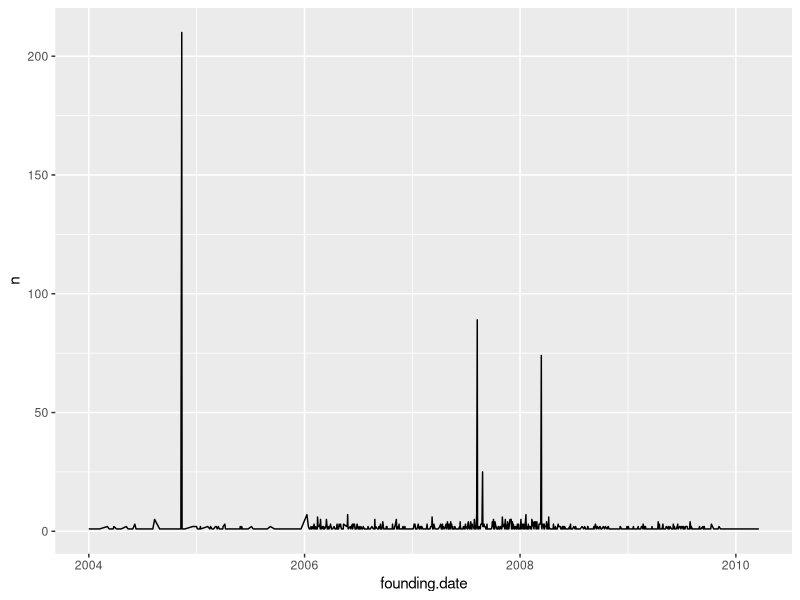
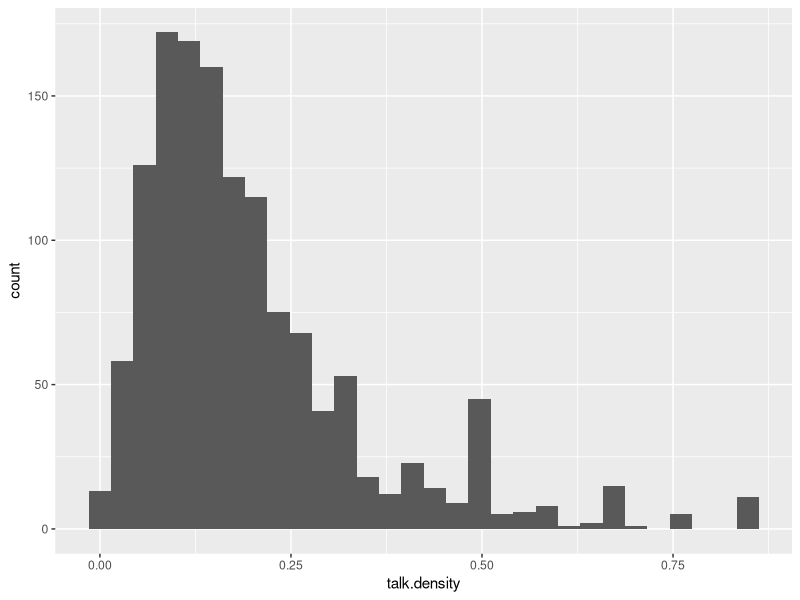

Recreate these plots in R, in order. (Note: this script raises an error after producing the figures.)

###########################
###### Introduction #######
###########################

# For this session, we will be going through a simple exploratory analysis of a real
# dataset. We will import, clean, visualize, and analyze the data.

# First, let's import the tidyverse library and the dataset we'll be working with.

library(tidyverse)

wikia_data = read.csv('wikia_data.csv')

# Make sure it imported correctly
head(wikia_data)

# FYI, this dataset includes selected network measures and contribution measures of Wikia wikis 
# at the point when 500 edits had been made to main pages on the wiki

# We are interested in how the network of who talks to whom relates to the group's performance.
# Networks were created by creating a directed edge between each editor of a talk page 
# and the five previous editors of that page.

# Brief variable descriptions:
# talk.edits - number of edits to talk pages
# words.added - number of total words (tokens) added to the main pages of the wiki in the first 500 edits
# editors - number of unique contributors
# talk.density - ratio of possible connections between editors which actually exist
# talk.diameter - maximum distance between two nodes in the network
# clustering.coef - How likely is it that adjacent nodes are connected?
# talk.kcore.gt.2 - Basically, what proportion of nodes are part of groups of at least 3 people
# days.from.start.to.end - How many days it took to go from 1 to 250 edits
# days.from.half.to.end - How many days it took to go from 250 to 500 edits
# founding.date - Day that the first edit was made

#################
# Data Cleaning #
#################

# Look at the summary stats
summary(wikia_data)

# It looks like there is some missing data (NA)

# It is important to understand why data is missing. Let's look at the rows that have missing data

wikia_data %>%
  filter(is.na(talk.clustering.coef)) %>%
  summary()

# For these wikis there is very little activity on the talk pages but it appears that
# there is nothing wrong with the data. Because we're interested in talk networks
# it seems reasonable to remove these

wikia_data = wikia_data %>%
  filter(!is.na(talk.clustering.coef))


# We can also look at the data types
str(wikia_data)

# Note that founding date is marked as a factor instead of a date. Let's change that.

wikia_data = wikia_data %>%
  mutate(founding.date = as.Date(founding.date, format = '%Y-%m-%d'))

# Check to make sure that looks OK.
summary(wikia_data)


##### Exercise ####
# Create a new column called last_edit_date which is the date of the 500th edit

# Your code here




#### Exercise #####

# Now create a new data frame called 'new_wikis' which only includes wikis whose last_edit_date is
# after January 1, 2009.



#################
# Visualization #
#################

# After importing the data it's usually a good idea to plot some of the distributions.

# First, let's see how many communities are created over time

wikia_data %>%
  group_by(founding.date) %>%
  tally() %>%
  ggplot() +
  geom_line(aes(x=founding.date, y = n))

# That's odd. Let's look at those outliers.

# Here we compare summary information for the outliers and everyone else
wikia_data %>%
  group_by(founding.date) %>%
  filter(n() > 29) %>% # The n() function is the count of members of each group
  summary()

summary(wikia_data)

# It's not totally clear what is going on here. The summary stats look similar, with 
# the exception of the days from start to end and days from half to end.
# It looks like there may be an error in the founding date. 
# Let's create a new dataset that removes the outlier communities

wikia_data2 = wikia_data %>%
  group_by(founding.date) %>%
  filter(n() < 29)

# To plot the distribution of non-date variables we can create histograms one at a time

wikia_data2 %>%
  ggplot() +
  geom_histogram(aes(x=talk.density))
  
# Or we can use facets to look at all of them at once

wikia_data2 %>%
  select(-founding.date) %>%
  gather() %>% # This puts the variables in a "long" format of key-value pairs
  ggplot() +
  facet_wrap(~ key, scales = 'free') + 
  geom_histogram(aes(value))


#### Exercise #####

# Instead of a histogram, display density plots for all of the variables

# Your code here
  

####################

# Let's look at how the density of networks changes over time. Theoretically,
# there's no good reason to assume that it will change

wikia_data2 %>%
  group_by(month=floor_date(founding.date, 'month')) %>% # This just groups by month instead of by day
  summarize(med_density = median(talk.density, na.rm=T)) %>%
  ggplot() + 
  geom_line(aes(x=month, y=med_density))


# Do you have any theories about why this might be decreasing over time?


#### Exercise #####

# Plot the median clustering coefficient over time

# Your code here



####################

# It's also useful to look at how some of these variables relate to each other.

# It seems like the number of contributors could be correlated with the number of people
# in groups in a bad way. It's easier to be in groups if there are a lot of people.

# Let's make a scatterplot of that relationship
wikia_data2 %>%
  ggplot() +
  geom_point(mapping = aes(x=editors,
                           y=talk.kcore.gt.2)) + 
  scale_x_log10() # We log editors since it's so skewed



#### Exercise ####

# Density and diameter seem like they might also be closely related. Make a scatterplot of these two variables


# Your code here


# Now add the best fit line to the plot (see our last lesson for hints)



####################

# Our goal is to predict the number of words added to the wiki so let's plot that relationship, too

wikia_data2 %>%
  mutate(density_levels = cut(talk.density, breaks = c(0,.25,.5,.75,1), # This breaks a continuous variable up into a categorical one
                              labels = c('lowest','low','high','highest'))) %>%
  ggplot() + 
  geom_boxplot(mapping = aes(x = density_levels, y = words.added)) + 
  scale_y_log10()



#### Exercise ####

# Make a boxplot comparing the talk diameter and the words added.




##############
# Regression #
##############

# Our goal is to predict the number of words added.
# Remember that this is highly skewed count data so we use a negative binomial function

# install.packages('MASS')
library(MASS)

fit <- glm.nb(words.added ~ talk.edits + talk.diameter + talk.density, data = wikia_data2)

# Let's check the residual fit. This helps us know how well our model fits the data
plot(density(resid(fit)))
qqnorm(resid(fit))

# It looks like there are some outliers that might be skewing our data. It is often
# acceptable to remove them

cutoff =  3 * sd(resid(fit))

wikia_data3 = wikia_data2[abs(resid(fit)) < cutoff,] # This is the base R version of filtering

fit1 <- glm.nb(words.added ~ talk.edits + talk.diameter + talk.density, data = wikia_data3)

qqnorm(resid(fit1))

# This looks a lot better.

summary(fit1)



###### Exercise ######

# Add some additional variables to predict words added.
# Think about what you think might influence the words added and whether you think
# that the variable would be positively or negatively associated with the words added



# Remember to plot the residuals to look at the fit; remove outliers if necessary



##### Exercise #####

# Another option when dealing with skewed data is to dichotimize it.
# Run a logistic regression predicting whether a wiki will have more or
# less than the median number of words added.
